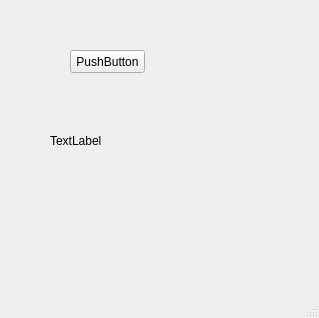
<?xml version="1.0" encoding="UTF-8"?>
<ui version="4.0">
 <class>MainWindow</class>
 <widget class="QMainWindow" name="MainWindow">
  <property name="geometry">
   <rect>
    <x>0</x>
    <y>0</y>
    <width>319</width>
    <height>318</height>
   </rect>
  </property>
  <property name="windowTitle">
   <string>MainWindow</string>
  </property>
  <widget class="QWidget" name="centralwidget">
   <widget class="QPushButton" name="_pushButton">
    <property name="geometry">
     <rect>
      <x>70</x>
      <y>50</y>
      <width>75</width>
      <height>23</height>
     </rect>
    </property>
    <property name="text">
     <string>PushButton</string>
    </property>
   </widget>
   <widget class="QLabel" name="_label">
    <property name="geometry">
     <rect>
      <x>50</x>
      <y>110</y>
      <width>231</width>
      <height>61</height>
     </rect>
    </property>
    <property name="text">
     <string>TextLabel</string>
    </property>
   </widget>
  </widget>
  <widget class="QMenuBar" name="menubar">
   <property name="geometry">
    <rect>
     <x>0</x>
     <y>0</y>
     <width>319</width>
     <height>21</height>
    </rect>
   </property>
  </widget>
  <widget class="QStatusBar" name="statusbar"/>
 </widget>
 <resources/>
 <connections/>
</ui>
